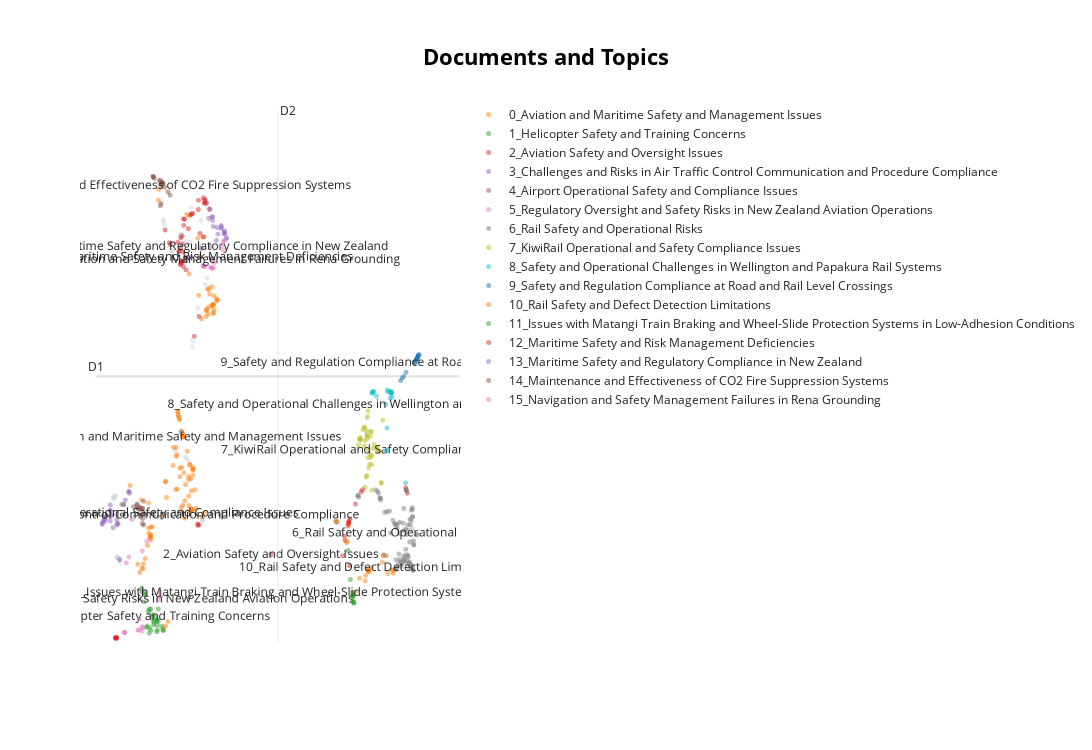
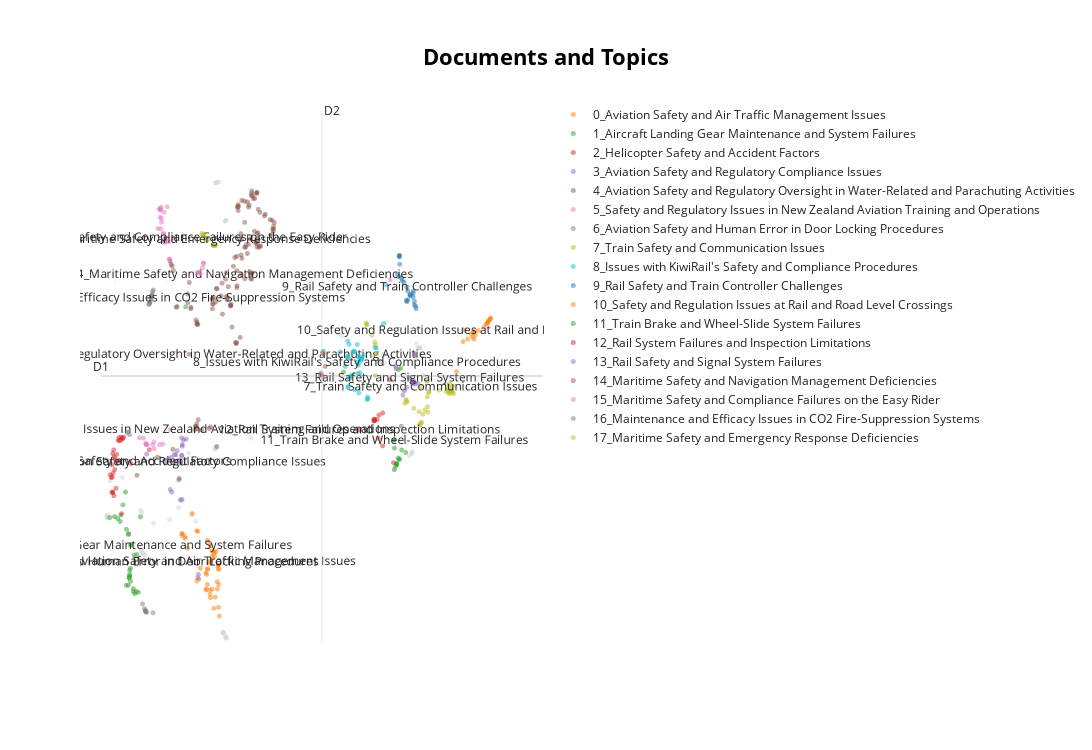
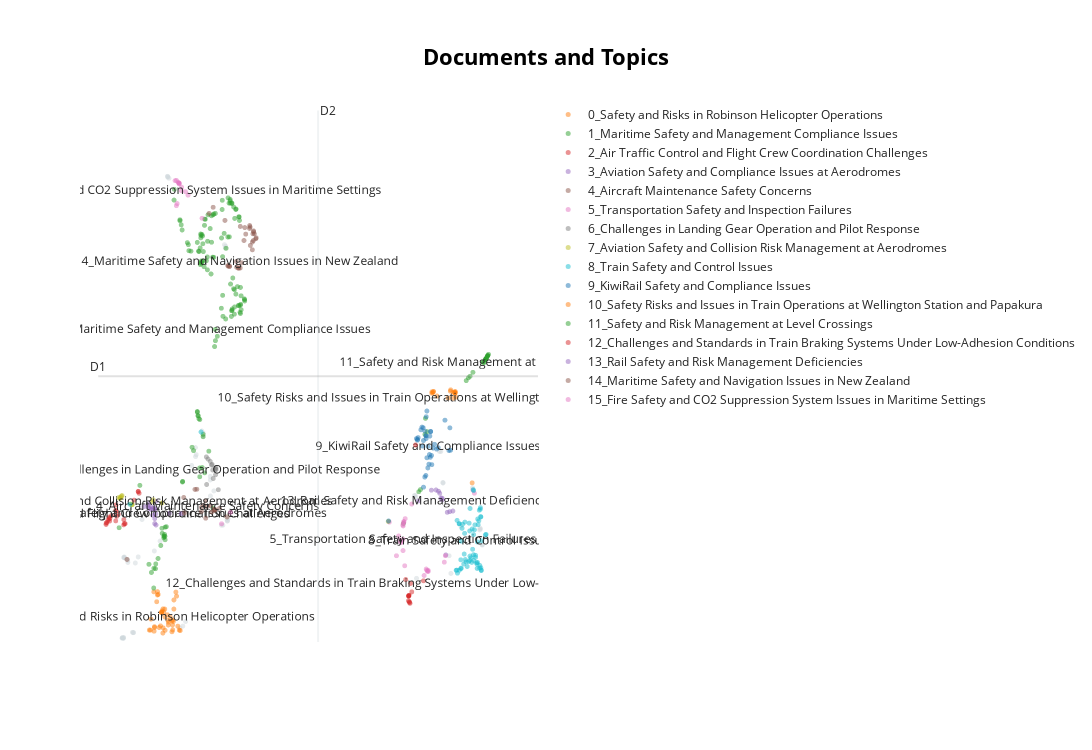
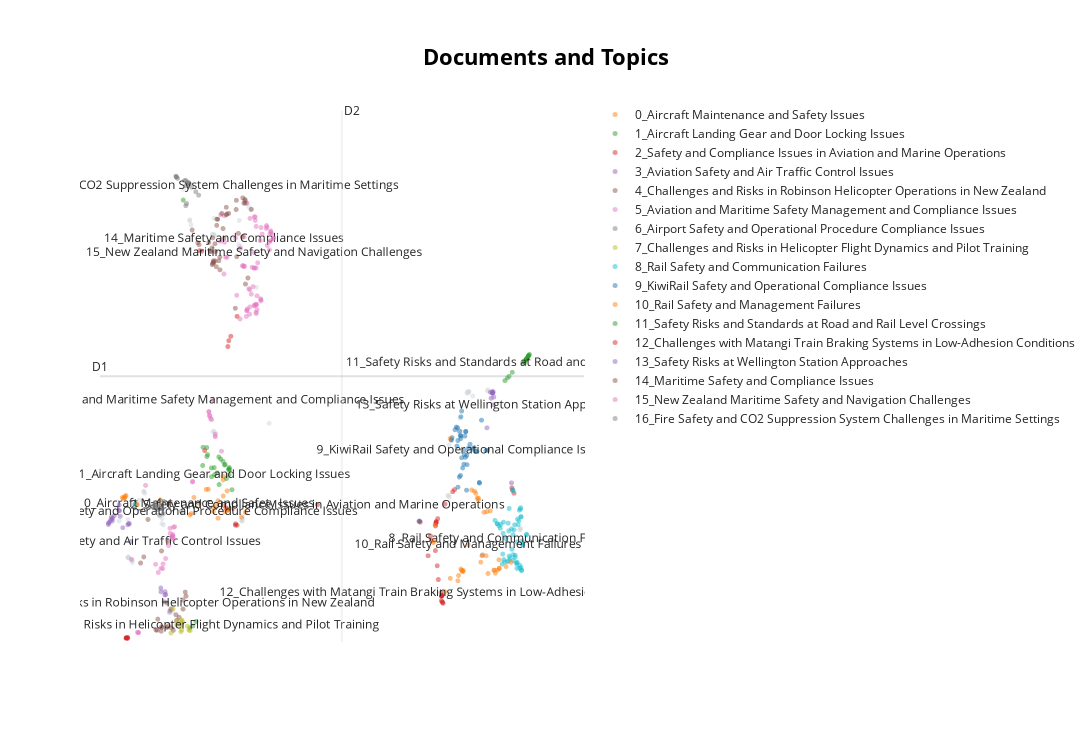

Notebook cell for these charts, in order:
### Code cell
potential_individual_models['model_summary'] = potential_individual_models['merged_model'].apply(lambda model: model.get_topic_info())

for i, row in potential_individual_models.iterrows():
    display(row['model_summary'])

    display(make_visualization(row['merged_model'], row['merged_df']))
